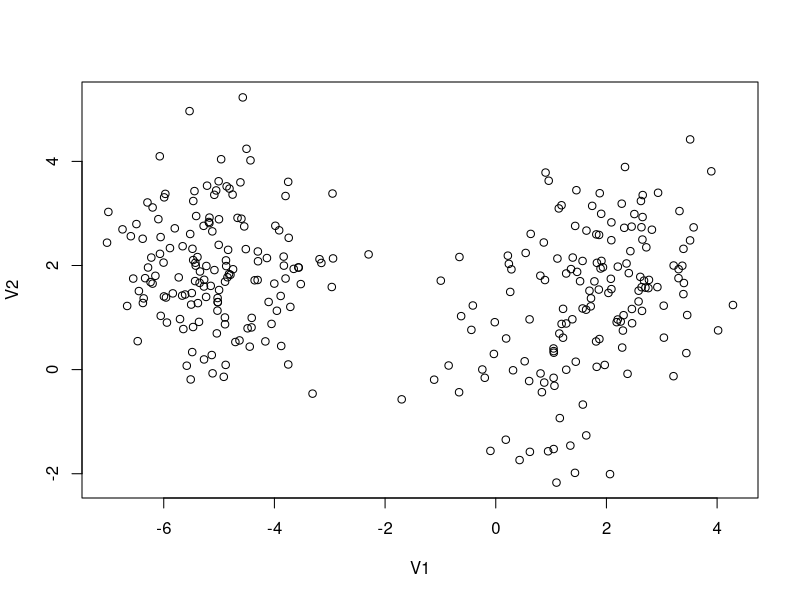
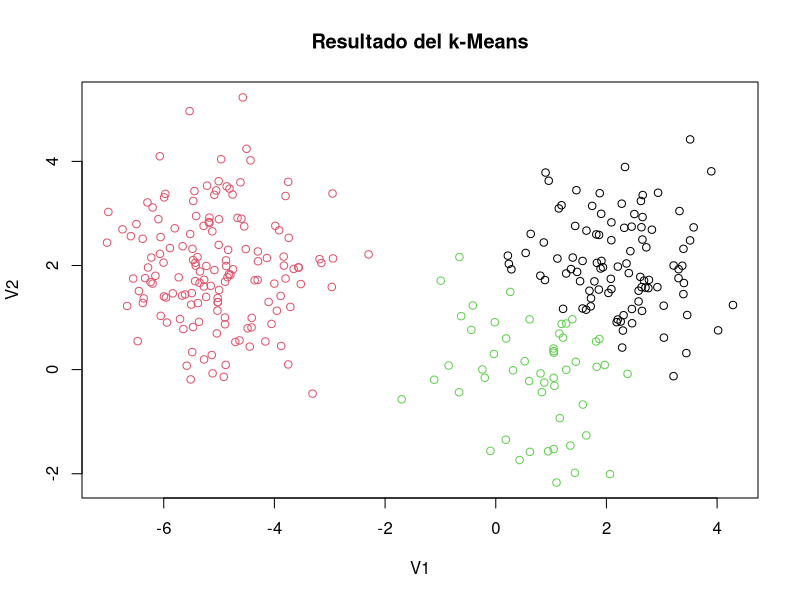
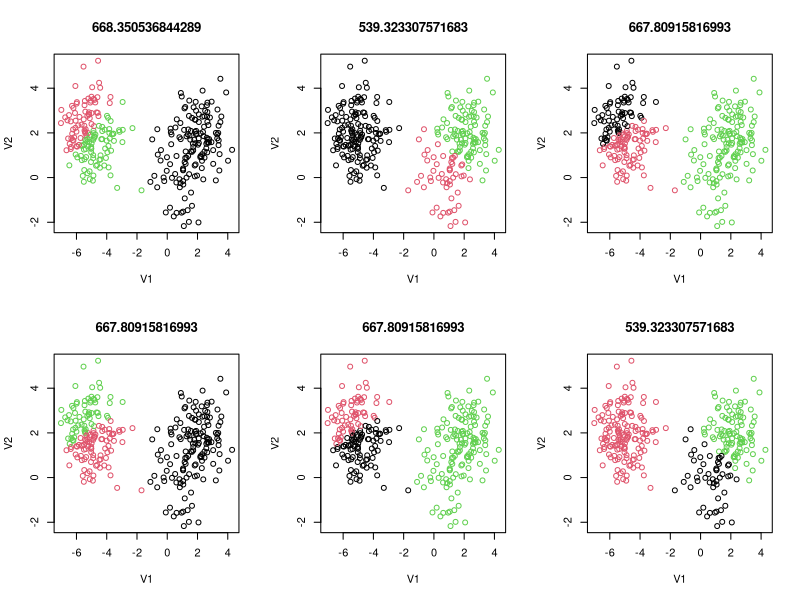
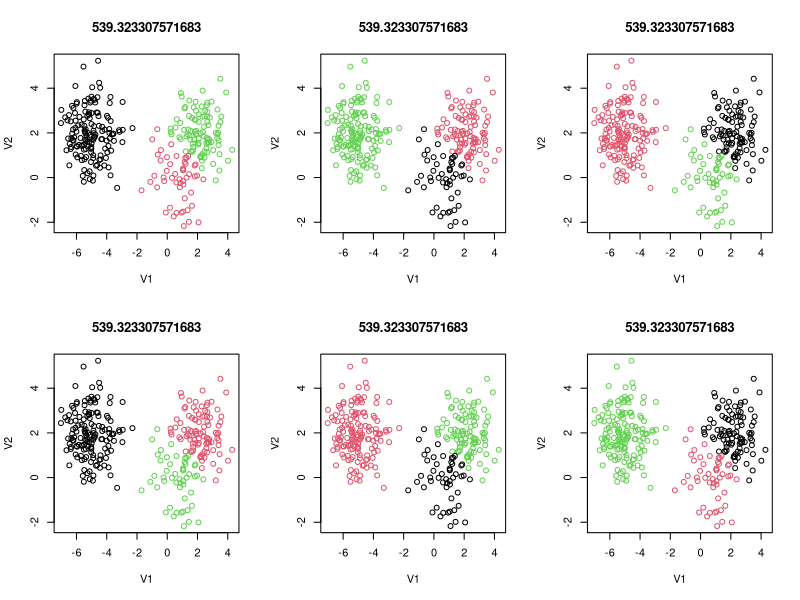
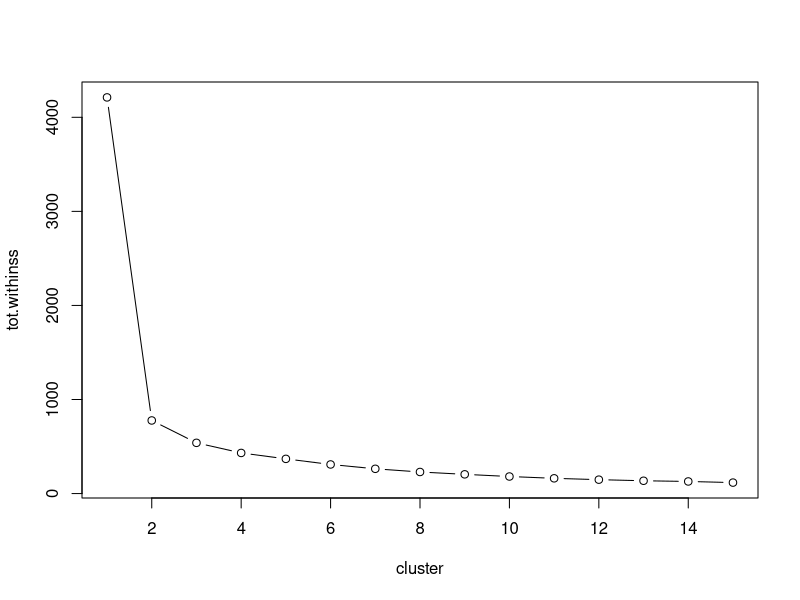
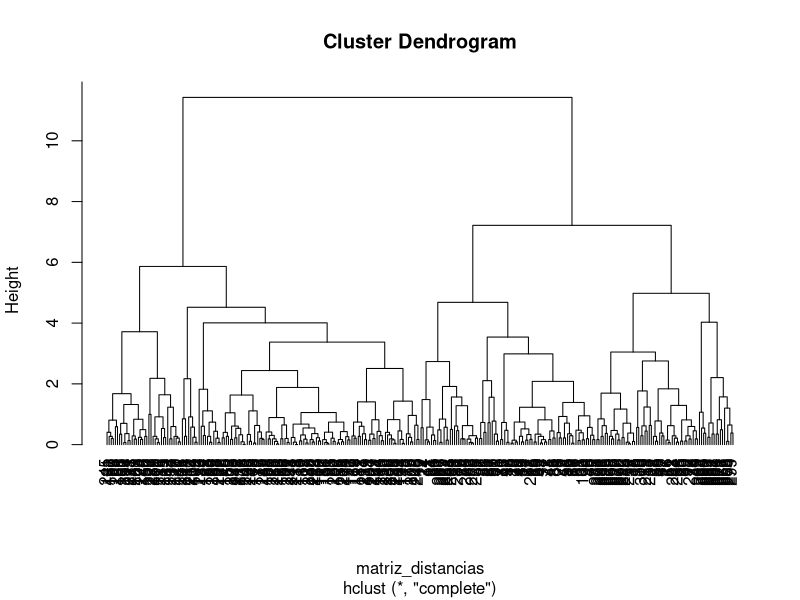
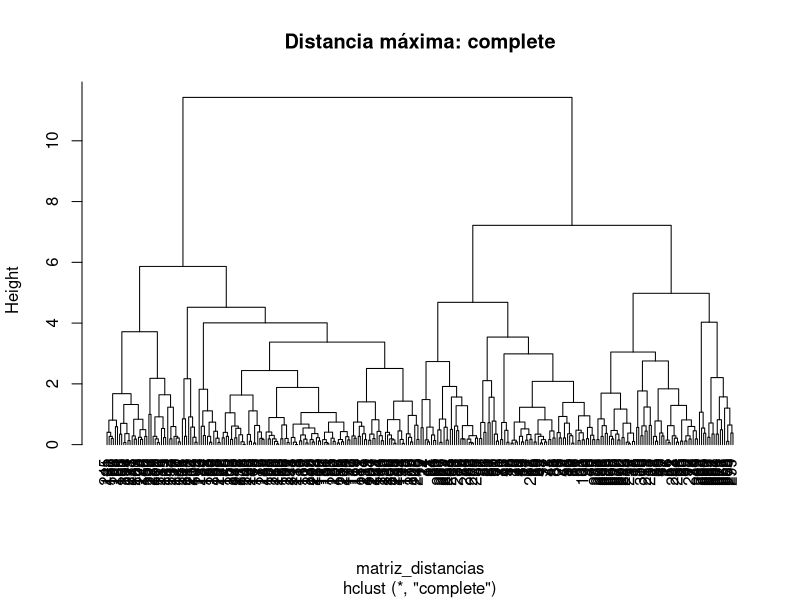
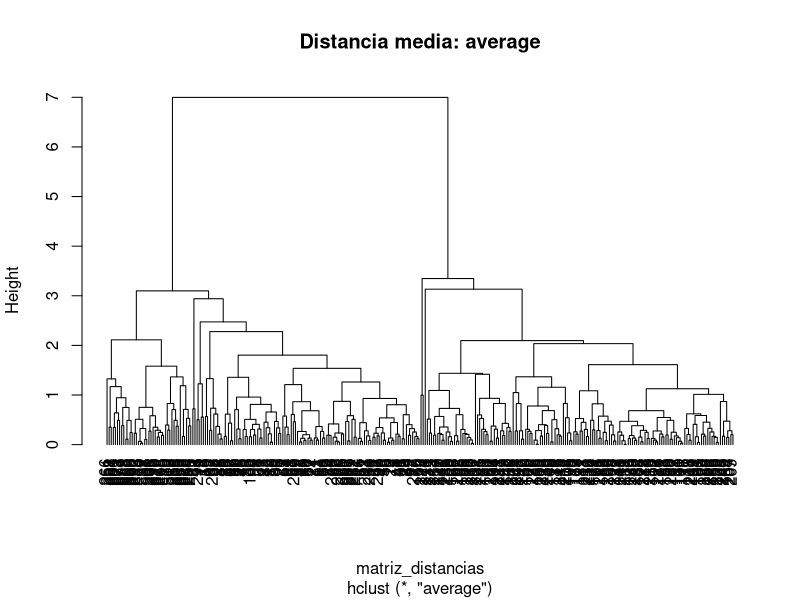

The R source for these figures, in order:
## ---- chunk 1

#Lectura del dataset
puntos <- read.delim("data/toy_example.txt",
                     sep = "\t",
                     head = FALSE)

#Visualización del dataset
plot(puntos)

## ---- chunk 2
head(puntos)
str(puntos)
dim(puntos)
## ---- chunk 3
km_puntos <- kmeans(puntos, centers = 3, nstar=20)
km_puntos

#summary(km_puntos) <-- Parámetros del algoritmo
km_puntos$cluster

plot(puntos,
     col=km_puntos$cluster, #colorea según los cluster del kMeans
     main="Resultado del k-Means")

## ---- chunk 4

par(mfrow=c(2,3)) #Para mostrar una rejilla de 2x3

for(i in 1:6){
  #nstar=1
  km_puntos_aux <- kmeans(puntos, center=3, nstart=1)
  plot(puntos, col=km_puntos_aux$cluster, main=km_puntos_aux$tot.withinss)
}

## ---- chunk 5

par(mfrow=c(2,3)) #Para mostrar una rejilla de 2x3

for(i in 1:6){
  #nstar=20
  km_puntos_aux <- kmeans(puntos, center=3, nstart=20)
  plot(puntos, col=km_puntos_aux$cluster, main=km_puntos_aux$tot.withinss)
}

## ---- chunk 6
#Ejecuta 15 veces variando el valor de k

vector_compactacion <- 0

for(i in 1:15){
  km_puntos_center <- kmeans(puntos, center = i, nstart = 20)
  vector_compactacion[i] <- km_puntos_center$tot.withinss
}

#Representa los valores de la compactación

par(mfrow=c(1,1)) #Para quitar la rejilla

plot(1:15, vector_compactacion,
     type = "b",
     xlab = "cluster", ylab="tot.withinss")

## ---- chunk 7
#Primero construimos la matriz de distancia entre los puntos
matriz_distancias <- dist(puntos)

#Ejecutamos el algoritmo
hclust_aux <-
## ---- chunk 8
hclust(matriz_distancias)

hclust_aux
summary(hclust_aux)
#hclust_aux$ --- Tened en cuenta que esto no es el dendograma, es el resultado del algoritmo

#Representamos el dendograma
plot(hclust_aux, hang=-2)

## ---- chunk 9
#ver help(cutree)

#Elegimos como cortar:

#a) según la altura en el dendograma
cutree(hclust_aux, h=7)

#b) según el número de clusters deseado
cutree(hclust_aux, k=3)

## ---- chunk 10
hclust_complete <- hclust(matriz_distancias, method="complete")
plot(hclust_complete, main="Distancia máxima: complete", hang=-2)
## ---- chunk 11
hclust_average <- hclust(matriz_distancias, method="average")
plot(hclust_average, main="Distancia media: average", hang=-2)
## ---- chunk 12
hclust_single <- hclust(matriz_distancias, method="single")
plot(hclust_single, main="Distancia mínima: single", hang=-2)
## ---- chunk 13
#Mostrar la escala de valores 
colMeans(puntos)

#Si se requierese escalado
puntos_escalados <- scale(puntos)
colMeans(puntos_escalados)
## ---- chunk 14
table(km_puntos$cluster, #filas=algoritmo kmeans
      cutree(hclust_aux, k=2)) #columnas= algoritmo jerarquico
## ---- chunk 15
table(km_puntos$cluster, #filas=algoritmo kmeans
      cutree(hclust_aux, k=3)) #columnas= algoritmo jerarquico
